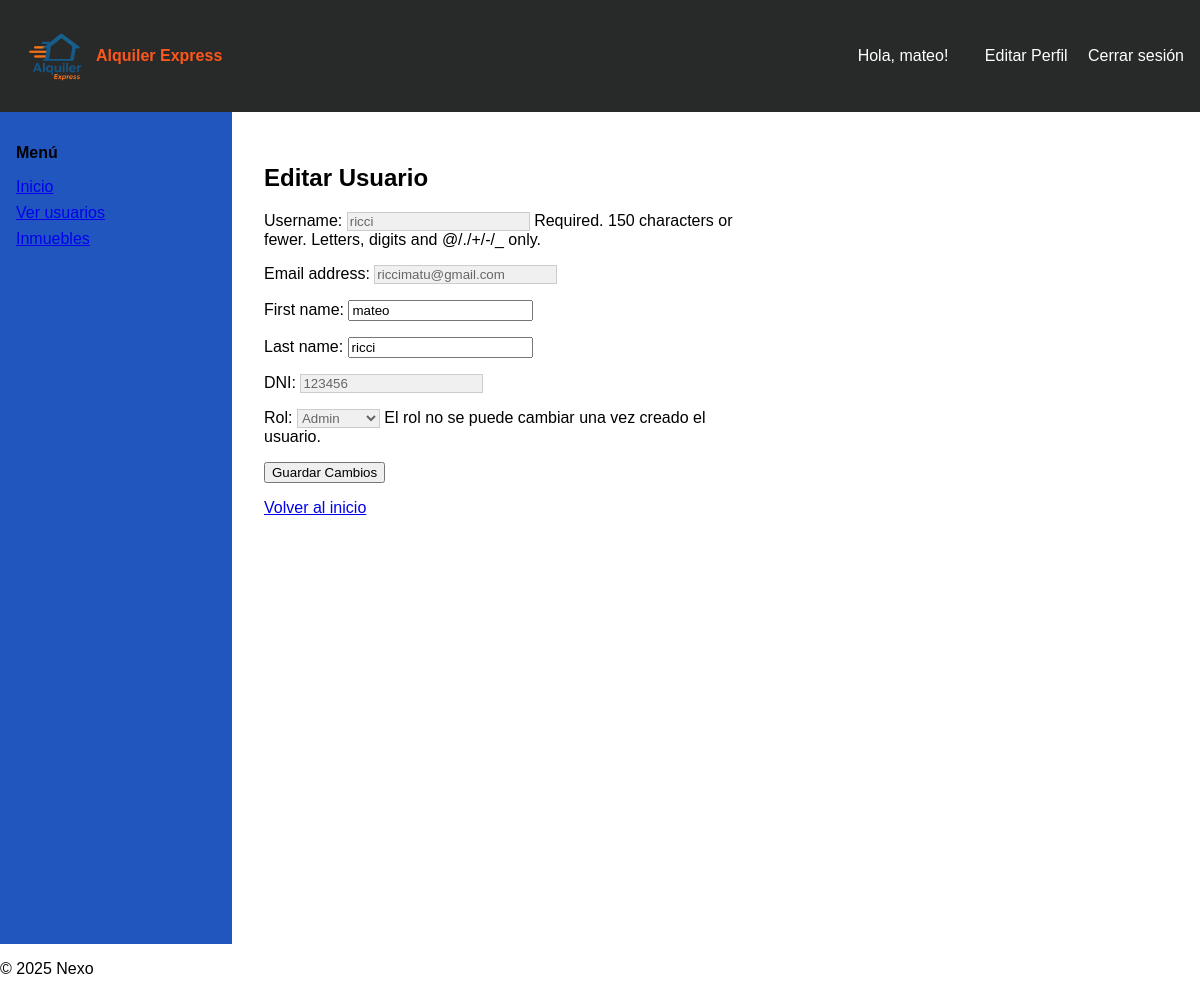
The app's page /editar/ (signed in), older data.
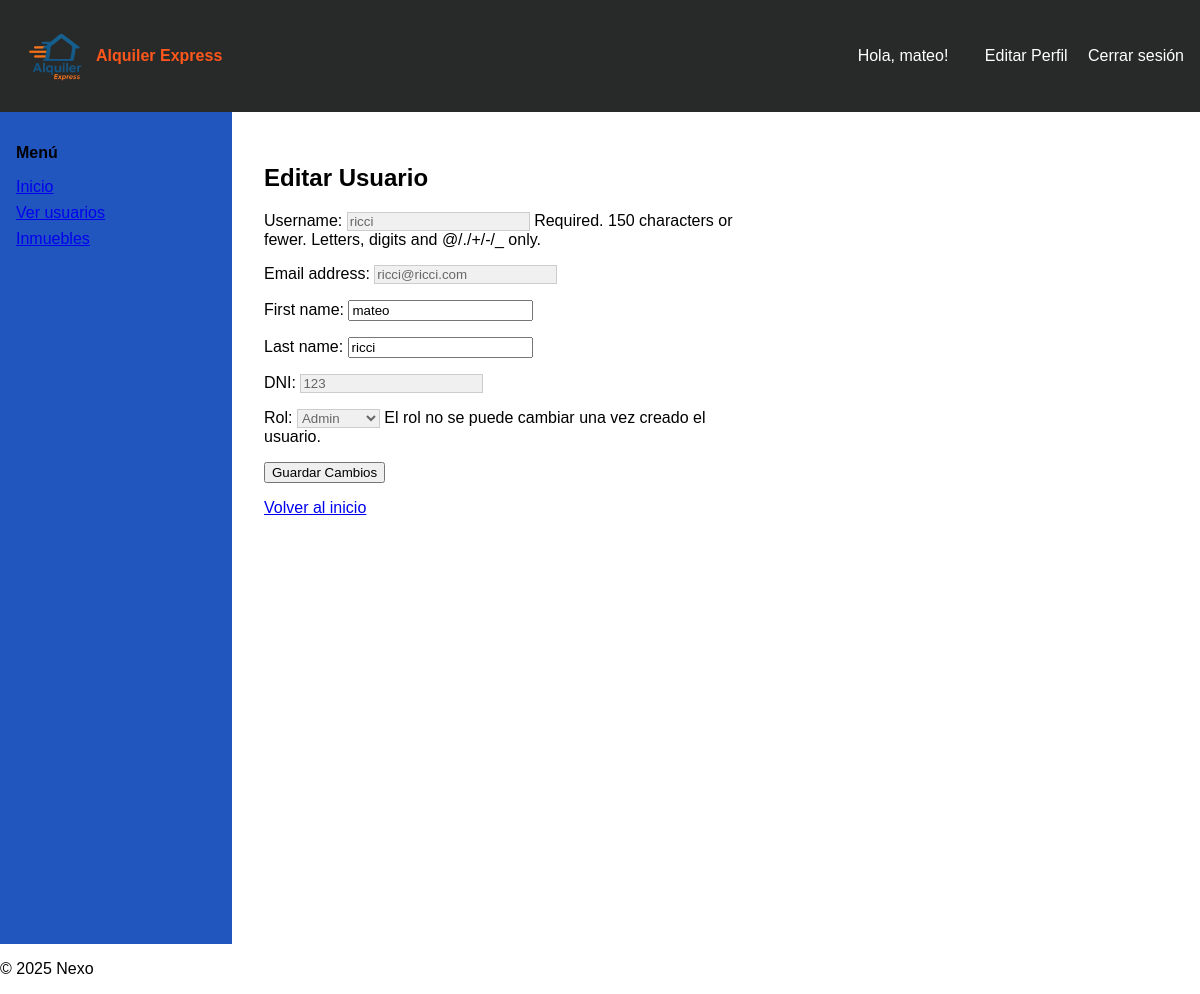
The same page, newer data.
### usuarios/models.py (models this page shows, shortened)
class Usuario(AbstractUser):
    ROLES = (
        ('admin', 'Admin'),
        ('inquilino', 'Inquilino'),
        ('empleado', 'Empleado'),
    )
    dni = models.CharField(max_length=8, unique=True, verbose_name='DNI')
    rol = models.CharField(max_length=20, choices=ROLES, default='Inquilino')

### usuarios/views.py (the view)
# urls.py: path('editar/', views.editar_usuario, name='editar_usuario'),
def editar_usuario(request):
    usuario = request.user
    if request.method == 'POST':
        form = EditarUsuarioForm(request.POST, instance=request.user)
        if form.is_valid():
            form.save()
            messages.success(request, "Perfil actualizado correctamente.")
            return redirect('home')
        else:
            messages.error(request, "Error al actualizar el perfil. Por favor, corrige los errores.")
    else:
        form = EditarUsuarioForm(instance=request.user)
    return render(request, 'usuarios/editar_usuario.html', {'form': form})

### usuarios/forms.py
class EditarUsuarioForm(forms.ModelForm):
    class Meta:
        model = Usuario
        fields = ('username', 'email', 'first_name', 'last_name', 'dni', 'rol')
        widgets = {
            'username': forms.TextInput(attrs={'readonly': 'readonly'}),
            'email': forms.EmailInput(attrs={'readonly': 'readonly'}),
            'dni': forms.TextInput(attrs={'readonly': 'readonly'}),
            'rol': forms.Select(attrs={'readonly': 'readonly'}),
        }
    def __init__(self, *args, **kwargs):
        super().__init__(*args, **kwargs)
        self.fields['rol'].help_text = "El rol no se puede cambiar una vez creado el usuario."
        for field in self.fields.values():
            if field.widget.attrs.get('readonly'):
                field.widget.attrs.update({
                    'style': 'background-color: #f0f0f0; color: #666; border: 1px solid #ccc;',
                })

### usuarios/templates/usuarios/editar_usuario.html (shortened to what this page needs)
{% extends 'base.html' %}
{% block content %}
<div style="max-width: 500px; margin: auto;">
    <h2 class="mb-4">Editar Usuario</h2>
    <form method="post">
        {{ form.as_p }}
        <button type="submit" class="btn btn-primary">Guardar Cambios</button>
    </form>
    <p class="mt-3">
        <a href="{% url 'home' %}">Volver al inicio</a>
    </p>
</div>
{% endblock %}

### templates/base.html (shortened to what this page needs)
{% load static %}
<!DOCTYPE html>
<html lang="es">
<head>
</head>
<body style="margin: 0; font-family: Arial, sans-serif;">
    <nav style="background-color: #282929; color: white; padding: 1rem; display: flex; justify-content: space-between; align-items: center;">
        <div class="logo" style="display: flex; align-items: center;">
            <img src="{% static 'img/logo.png' %}" alt="Logo" style="height: 80px; width: auto;">
            <a href="{% url 'home' %}" style="color: #ff571b; font-weight: bold; text-decoration: none;">Alquiler Express</a>
        </div>
        <div class="nav-links">
            {% if user.is_authenticated %}
                <span style="margin-right: 1rem;">Hola, {{ user.first_name }}!</span>
                <a href="{% url 'editar_usuario' %}" style="color: white; text-decoration: none; margin-left: 1rem;">Editar Perfil</a>
                <a href="{% url 'logout' %}" style="color: white; text-decoration: none; margin-left: 1rem;">Cerrar sesión</a>
            {% else %}
                <a href="{% url 'login' %}" style="color: white; text-decoration: none; margin-left: 1rem;">Iniciar sesión</a>
                <a href="{% url 'registro' %}" style="color: white; text-decoration: none; margin-left: 1rem;">Registrarse</a>
            {% endif %}
        </div>
    </nav>
    <div style="display:flex;">
        <div style="width:200px; background-color:#2156bf; padding:1rem; height:100vh;">
            <p style="font-weight:bold;">Menú</p>
            <a href="{% url 'home' %}" style="display:block; margin:0.5rem 0;">Inicio</a>
            {% if user.is_authenticated %}
                {% if user.rol == 'admin' or user.rol == 'empleado' %}
                    <a href="{% url 'lista_usuarios' %}" style="display:block; margin:0.5rem 0;">Ver usuarios</a>
                {% endif %}
            {% endif %}
            <a href="{% url 'listar_inmuebles' %}" style="display:block; margin:0.5rem 0;">Inmuebles</a>
        </div>
        <div class="content" style="padding: 2rem;">
            {% block content %}
            {% endblock %}
        </div>
    </div>
    <footer>
        <p>© 2025 Nexo</p>
    </footer>
</body>
</html>

Row changes from the older to the newer data that the page shows:
changed Usuario "mateo": email "riccimatu@gmail.com" → "ricci@ricci.com"; dni "123456" → "123"
